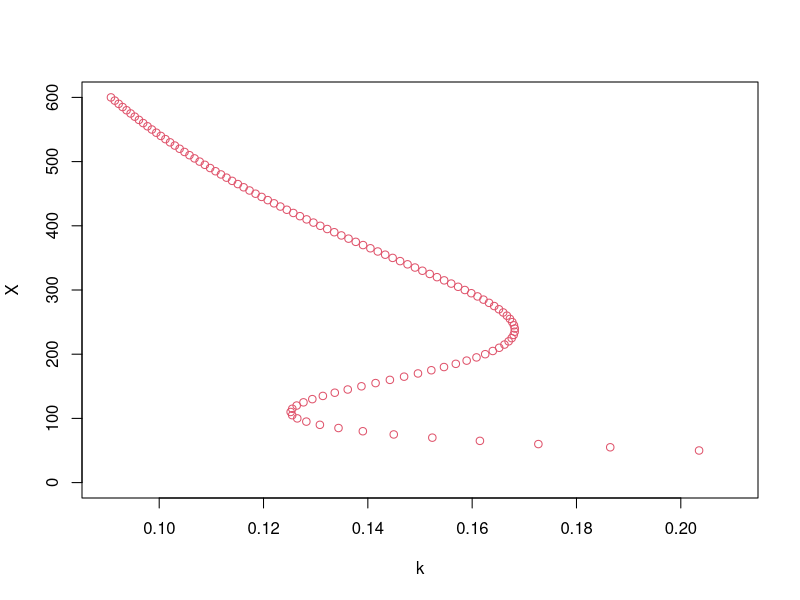

Reproduce this figure in R.
## ---- chunk 1
func_k <- function(X) 10 / X + 45 * X^3 / (X^4 + 200^4)

X_all <- seq(50, 600, by = 5)   # X grid; avoid X = 0
k_all <- func_k(X_all)

plot(k_all, X_all, xlab = "k", ylab = "X", type = "p", col = 2,
     xlim = c(0.09, 0.21), ylim = c(0, 600))
